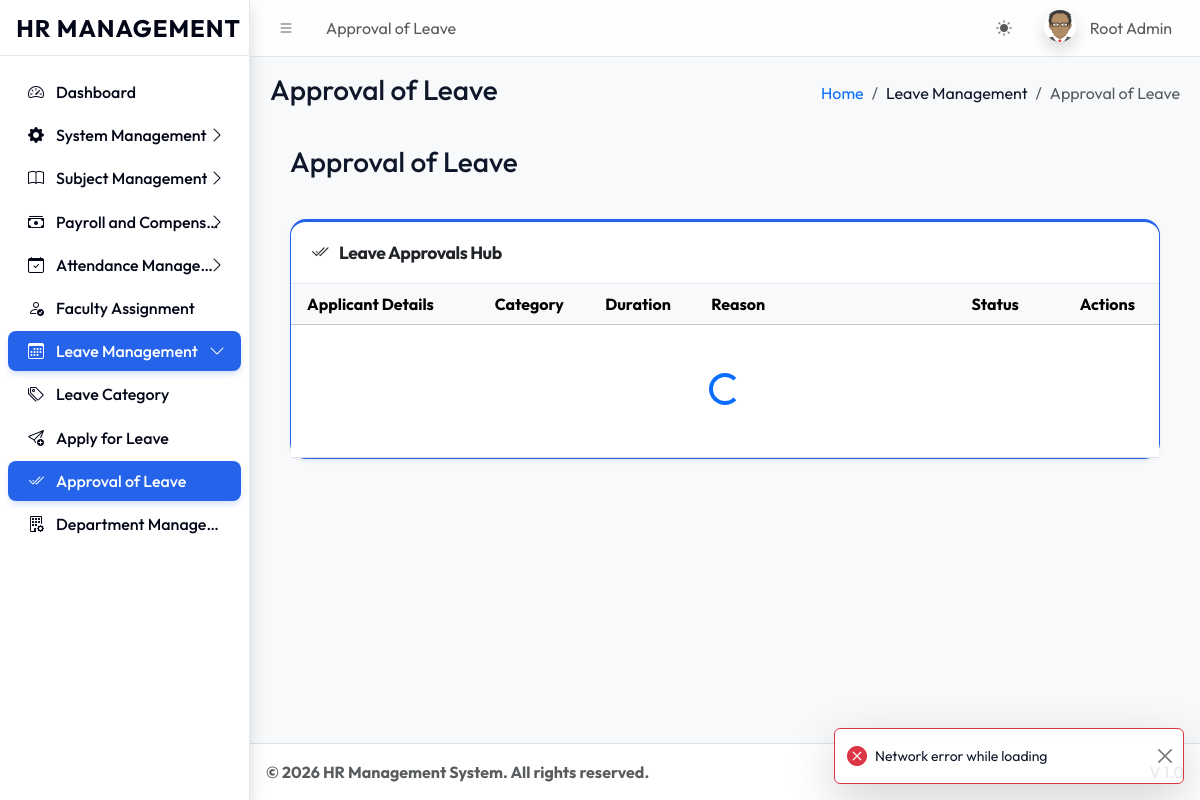
Page /dashboards/super_admin/approval_leave.php (signed in) on the committed database.
### tables this page shows
CREATE TABLE `sys_pages` (
  `id` int(11) NOT NULL,
  `parent_id` int(11) DEFAULT 0,
  `page_name` varchar(100) NOT NULL,
  `page_url` varchar(255) DEFAULT '#',
  `icon_class` varchar(50) DEFAULT 'bi bi-circle',
  `sort_order` int(11) DEFAULT 0
);

### dashboards/super_admin/approval_leave.php (the view, shortened to what this page needs)
<?php
require_once '../../core/auth.php';
require_once '../../includes/header.php';
require_once '../../includes/sidebar.php';
?>
<div class="app-content-header">
    <div class="container-fluid">
        <div class="row">
            <div class="col-sm-6"><h3 class="mb-0"><?= $pageTitle ?></h3></div>
        </div>
    </div>
</div>
<div class="app-content">
    <div class="container-fluid">
        <div class="card card-outline card-primary shadow-sm mt-4">
            <div class="card-header d-flex justify-content-between align-items-center">
                <h3 class="card-title"><i class="bi bi-check2-all me-2"></i> Leave Approvals Hub</h3>
            </div>
            <div class="card-body p-0">
                <div class="table-responsive">
                    <table class="table table-hover align-middle mb-0" id="applicationsTable">
                        <thead class="table-light">
                            <tr>
                                <th class="ps-3">Applicant Details</th>
                                <th>Category</th>
                                <th>Duration</th>
                                <th style="width: 30%;">Reason</th>
                                <th>Status</th>
                                <th class="text-end pe-4">Actions</th>
                            </tr>
                        </thead>
                        <tbody id="applicationsBody">
                            <tr>
                                <td colspan="6" class="text-center py-5">
                                    <div class="spinner-border text-primary" role="status"><span class="visually-hidden">Loading...</span></div>
                                </td>
                            </tr>
                        </tbody>
                    </table>
                </div>
            </div>
        </div>
    </div>
</div>
<div class="toast-container position-fixed bottom-0 end-0 p-3" style="z-index: 1060;">
    <div id="liveToast" class="toast align-items-center shadow-lg border-primary" role="alert" aria-live="assertive" aria-atomic="true">
        <div class="d-flex">
            <div class="toast-body d-flex align-items-center" id="toastMessage">
            </div>
            <button type="button" class="btn-close me-2 m-auto" data-bs-dismiss="toast" aria-label="Close"></button>
        </div>
    </div>
</div>
<?php require_once '../../includes/footer.php'; ?>

### includes/header.php (shortened to what this page needs)
<?php
require_once __DIR__ . '/../core/session.php';
$current_url = substr($_SERVER['SCRIPT_NAME'], strlen('/universal/'));
$pageStmt = $pdo->prepare("SELECT * FROM sys_pages WHERE page_url LIKE ? LIMIT 1");
$pageStmt->execute(["%$current_url%"]);
$currentPageData = $pageStmt->fetch();
$pageTitle = $currentPageData['page_name'] ?? 'Dashboard';
$pageId = $currentPageData['id'] ?? 0;
$breadcrumbs = [];
if ($currentPageData) {
    $crumbId = $currentPageData['id'];
    while($crumbId != 0) {
        $crumbStmt = $pdo->prepare("SELECT id, parent_id, page_name, page_url FROM sys_pages WHERE id = ?");
        $crumbStmt->execute([$crumbId]);
        $crumb = $crumbStmt->fetch();
        array_unshift($breadcrumbs, $crumb);
        $crumbId = $crumb['parent_id'];
    }
}
?>
<!DOCTYPE html>
<html lang="en"> <head>
    <link rel="stylesheet" href="<?= BASE_URL ?>assets/css/bootstrap.min.css" />
    <link rel="stylesheet" href="<?= BASE_URL ?>assets/css/bootstrap-icons.css" />
    <link rel="stylesheet" href="<?= BASE_URL ?>assets/css/adminlte.min.css" />
    <link rel="stylesheet" href="<?= BASE_URL ?>assets/css/custom_theme.css" />
</head>
<body class="layout-fixed sidebar-expand-lg bg-body-tertiary">
<div class="app-wrapper">
    <nav class="app-header navbar navbar-expand bg-body">
        <div class="container-fluid">
            <ul class="navbar-nav">
                <li class="nav-item"> <a class="nav-link" data-lte-toggle="sidebar" href="#" role="button"><i class="bi bi-list"></i></a> </li>
                <li class="nav-item d-none d-md-block"> <a href="#" class="nav-link"><?= $pageTitle ?></a> </li>
            </ul>
            <ul class="navbar-nav ms-auto">
                 <li class="nav-item">
                    <button class="btn btn-link nav-link" id="theme-toggle" type="button">
                        <i class="bi bi-sun-fill" id="theme-icon"></i>
                    </button>
                </li>
                <li class="nav-item dropdown user-menu">
                    <a href="#" class="nav-link dropdown-toggle" data-bs-toggle="dropdown">
                        <img src="<?= !empty($_SESSION['avatar']) ? $_SESSION['avatar'] : BASE_URL.'assets/img/avatar.png' ?>" class="user-image rounded-circle shadow" alt="User Image">
                        <span class="d-none d-md-inline ms-1"><?= htmlspecialchars($_SESSION['name']) ?></span>
                    </a>
                </li>
            </ul>
        </div>
    </nav>
    <?php include 'sidebar.php'; ?>
    <main class="app-main">
        <div class="app-content-header">
            <div class="container-fluid">
                <div class="row">
                    <div class="col-sm-6"><h3 class="mb-0"><?= $pageTitle ?></h3></div>
                    <div class="col-sm-6">
                        <ol class="breadcrumb float-sm-end">
                            <li class="breadcrumb-item"><a href="<?= BASE_URL ?>">Home</a></li>
                            <?php foreach($breadcrumbs as $b): ?>
                                <li class="breadcrumb-item <?= ($b['id'] == $pageId) ? 'active' : '' ?>">
                                    <?= htmlspecialchars($b['page_name']) ?>
                                </li>
                            <?php endforeach; ?>
                        </ol>
                    </div>
                </div>
            </div>
        </div>
        <div class="app-content">
            <div class="container-fluid">

### includes/sidebar.php
<aside class="app-sidebar shadow">
    <div class="sidebar-brand text-center py-4">
        <a href="<?= BASE_URL ?>index.php" class="brand-link text-decoration-none">
            <span class="brand-text fw-bold fs-4 text-primary" style="letter-spacing: 1px;">HR MANAGEMENT</span>
        </a>
    </div>
    <div class="sidebar-wrapper">
        <nav class="mt-2">
            <ul class="nav sidebar-menu flex-column" data-lte-toggle="treeview" role="menu" data-accordion="false">
                <?php
                function renderMenu($pdo, $parentId = 0, $userRole, $currentPath)
                {
                    $sql = "
                        SELECT p.* FROM sys_pages p
                        JOIN role_access ra ON p.id = ra.page_id
                        WHERE p.parent_id = ? AND ra.role_key = ?
                        ORDER BY p.sort_order ASC
                    ";
                    $stmt = $pdo->prepare($sql);
                    $stmt->execute([$parentId, $userRole]);
                    $items = $stmt->fetchAll();
                    foreach ($items as $item) {
                        $itemUrl = str_replace('\\', '/', $item['page_url']);
                        $childSql = "
                            SELECT p.* FROM sys_pages p
                            JOIN role_access ra ON p.id = ra.page_id
                            WHERE p.parent_id = ? AND ra.role_key = ?
                            ORDER BY p.sort_order ASC
                        ";
                        $childStmt = $pdo->prepare($childSql);
                        $childStmt->execute([$item['id'], $userRole]);
                        $children = $childStmt->fetchAll();
                        $hasChildren = count($children) > 0;
                        $isActive = ($currentPath === $itemUrl && $itemUrl !== '#');
                        $isExpanded = false;
                        if ($hasChildren) {
                            foreach ($children as $child) {
                                if ($currentPath === str_replace('\\', '/', $child['page_url'])) {
                                    $isExpanded = true;
                                    break;
                                }
                            }
                        }
                        $itemClass = "nav-item";
                        if ($hasChildren && $isExpanded) $itemClass .= " menu-open";
                        $linkClass = "nav-link";
                        if ($isActive || ($hasChildren && $isExpanded)) $linkClass .= " active";
                        echo '<li class="' . $itemClass . '">';
                        echo '<a href="' . ($hasChildren ? '#' : BASE_URL . $itemUrl) . '" class="' . $linkClass . '">';
                        echo '<i class="nav-icon ' . ($item['icon_class'] ?: 'bi bi-circle') . '"></i>';
                        echo '<p>' . htmlspecialchars($item['page_name']);
                        if ($hasChildren) {
                            echo '<i class="nav-arrow bi bi-chevron-right"></i>';
                        }
                        echo '</p></a>';
                        if ($hasChildren) {
                            echo '<ul class="nav nav-treeview">';
                            foreach ($children as $child) {
                                $childUrl = str_replace('\\', '/', $child['page_url']);
                                $isChildActive = ($currentPath === $childUrl);
                                echo '<li class="nav-item">';
                                echo '<a href="' . BASE_URL . $childUrl . '" class="nav-link ' . ($isChildActive ? 'active' : '') . '">';
                                echo '<i class="nav-icon ' . ($child['icon_class'] ?: 'bi bi-circle') . '"></i>';
                                echo '<p>' . htmlspecialchars($child['page_name']) . '</p>';
                                echo '</a></li>';
                            }
                            echo '</ul>';
                        }
                        echo '</li>';
                    }
                }
                $currentPath = str_replace('\\', '/', substr($_SERVER['SCRIPT_NAME'], strlen('/universal/')));
                renderMenu($pdo, 0, $_SESSION['role'], $currentPath);
                ?>
            </ul>
        </nav>
    </div>
</aside>

### assets/css/custom_theme.css (style rules this page uses)
:root { --primary-cobalt: #2563eb; --primary-cobalt-dark: #1d4ed8; --slate-50: #f8fafc; --slate-100: #f1f5f9; --slate-200: #e2e8f0; --slate-500: #64748b; --slate-800: #1e293b; --slate-900: #0f172a; --slate-950: #020617; }
body { font-family: var(--theme-font, 'Outfit', sans-serif); background-color: var(--slate-50); color: var(--slate-900); -webkit-font-smoothing: antialiased; }
.app-sidebar { background-color: var(--theme-sidebar-bg, #ffffff) !important; background-image: none !important; border-right: 1px solid var(--theme-card-border, #e2e8f0) !important; }
.sidebar-brand { border-bottom: 1px solid var(--theme-card-border, #e2e8f0) !important; }
.app-sidebar .brand-text, .app-sidebar .nav-link, .app-sidebar .nav-icon, .app-sidebar .nav-arrow { color: var(--theme-sidebar-accent, #020617) !important; font-weight: 500; }
.sidebar-menu .nav-link.active { background-color: var(--theme-primary-color, #2563eb) !important; color: #ffffff !important; box-shadow: 0 4px 6px -1px rgba(37, 99, 235, 0.2); border-radius: 0.5rem; }
.sidebar-menu .nav-link.active .nav-icon, .sidebar-menu .nav-link.active .nav-arrow { color: #ffffff !important; }
.app-header { background-color: var(--theme-navbar-bg, #ffffff) !important; border-bottom: 1px solid var(--theme-card-border, #e2e8f0) !important; backdrop-filter: blur(8px); background-color: rgba(255, 255, 255, 0.8) !important; }
.card { border: 1px solid var(--theme-card-border, #e2e8f0); border-radius: 1rem; box-shadow: 0 1px 3px 0 rgba(0, 0, 0, 0.05); background-color: #ffffff; }
.card-header { background-color: transparent; border-bottom: 1px solid var(--theme-card-border, #e2e8f0); padding: 1.25rem; }
.card-title { font-weight: 700; letter-spacing: -0.025em; }

### rows in the picture
sys_pages: page_name "Approval of Leave"
sys_pages: page_name "Dashboard"
sys_pages: page_name "System Management"
sys_pages: page_name "Subject Management"
sys_pages: page_name "Payroll and Compens…"
sys_pages: page_name "Attendance Manage…"
sys_pages: page_name "Faculty Assignment"
sys_pages: page_name "Leave Management"
sys_pages: page_name "Leave Category"
sys_pages: page_name "Apply for Leave"
sys_pages: page_name "Department Manage…"

### other values in the picture
$_SESSION['name'] "Root Admin"
$settings['footer_text'] "© 2026 HR Management System. All rights reserved."
